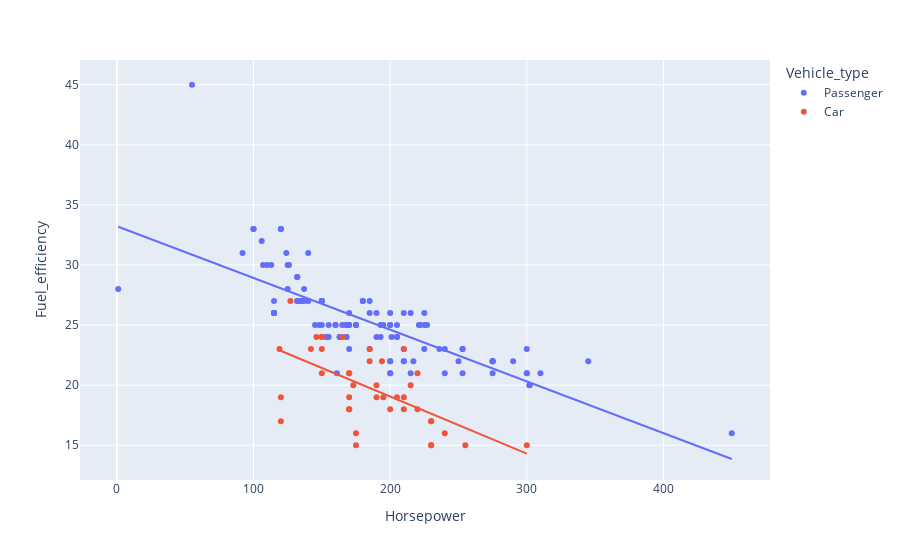

Here is the notebook cell this chart was saved with:
### Code cell
pe.scatter(x='Horsepower', y='Fuel_efficiency', color='Vehicle_type', data_frame=df, trendline='ols')

### Figure 1 — Plotly figure (JSON) as saved in the notebook; plotly's stock layout.template omitted (floating-point values rounded to 4 significant figures)
{"data": [{"hovertemplate": "Vehicle_type=Passenger<br>Horsepower=%{x}<br>Fuel_efficiency=%{y}<extra></extra>", "legendgroup": "Passenger", "marker": {"color": "#636efa", "symbol": "circle"}, "mode": "markers", "name": "Passenger", "orientation": "v", "showlegend": true, "type": "scatter", "x": [1, 225, 225, 210, 150, 200, 310, 170, 193, 193, 175, 240, 205, 205, 275, 275, 275, 200, 115, 170, 175, 180, 200, 345, 120, 55, 180, 163, 168, 200, 132, 253, 253, 132, 163, 168, 202, 450, 110, 190, 170, 155, 107, 200, 106, 135, 92, 140, 148, 227, 240, 210, 225, 300, 290, 275, 215, 113, 154, 145, 210, 161, 125, 125, 153, 200, 185, 221, 275, 302, 190, 185, 215, 302, 126, 155, 222, 150, 215, 150, 250, 132, 132, 253, 150, 175, 200, 195, 205, 217, 300, 300, 170, 185, 100, 100, 124, 137, 137, 165, 120, 133, 210, 140, 115, 115, 150, 115, 115, 115, 160, 160, 168, 168, 236, 201], "xaxis": "x", "y": [28, 25, 26, 22, 27, 22, 21, 26, 24, 25, 25, 23, 24, 25, 22, 22, 22, 22, 27, 25, 25, 27, 25, 22, 33, 45, 27, 24, 24, 26, 27, 23, 23, 29, 24, 24, null, 16, 30, 24, 25, 24, 30, 21, 32, 27, 31, 27, 25, 25, 21, 23, 23, 21, 22, 22, 21, 30, 24, 25, 22, 21, 28, 30, 24, 21, 26, 25, 21, 20, 26, 27, 26, 20, 30, 25, 25, 25, null, 27, 22, 29, 27, 21, 27, 25, 25, 25, 24, 22, 21, 23, 23, 23, 33, 33, 31, 27, 28, 25, 33, 27, 26, 31, 26, 26, 27, 26, 26, 26, 25, 25, 25, 25, 23, 24], "yaxis": "y"}, {"hovertemplate": "<b>OLS trendline</b><br>Fuel_efficiency = -0.0430485 * Horsepower + 33.2267<br>R<sup>2</sup>=0.576709<br><br>Vehicle_type=Passenger<br>Horsepower=%{x}<br>Fuel_efficiency=%{y} <b>(trend)</b><extra></extra>", "legendgroup": "Passenger", "marker": {"color": "#636efa", "symbol": "circle"}, "mode": "lines", "name": "Passenger", "showlegend": false, "type": "scatter", "x": [1, 55, 92, 100, 100, 106, 107, 110, 113, 115, 115, 115, 115, 115, 115, 120, 120, 124, 125, 125, 126, 132, 132, 132, 132, 133, 135, 137, 137, 140, 140, 145, 148, 150, 150, 150, 150, 150, 153, 154, 155, 155, 160, 160, 161, 163, 163, 165, 168, 168, 168, 168, 170, 170, 170, 170, 175, 175, 175, 180, 180, 185, 185, 185, 190, 190, 193, 193, 195, 200, 200, 200, 200, 200, 200, 200, 201, 205, 205, 205, 210, 210, 210, 210, 215, 215, 217, 221, 222, 225, 225, 225, 227, 236, 240, 240, 250, 253, 253, 253, 275, 275, 275, 275, 275, 290, 300, 300, 300, 302, 302, 310, 345, 450], "xaxis": "x", "y": [33.18, 30.86, 29.27, 28.92, 28.92, 28.66, 28.62, 28.49, 28.36, 28.28, 28.28, 28.28, 28.28, 28.28, 28.28, 28.06, 28.06, 27.89, 27.85, 27.85, 27.8, 27.54, 27.54, 27.54, 27.54, 27.5, 27.42, 27.33, 27.33, 27.2, 27.2, 26.98, 26.86, 26.77, 26.77, 26.77, 26.77, 26.77, 26.64, 26.6, 26.55, 26.55, 26.34, 26.34, 26.3, 26.21, 26.21, 26.12, 25.99, 25.99, 25.99, 25.99, 25.91, 25.91, 25.91, 25.91, 25.69, 25.69, 25.69, 25.48, 25.48, 25.26, 25.26, 25.26, 25.05, 25.05, 24.92, 24.92, 24.83, 24.62, 24.62, 24.62, 24.62, 24.62, 24.62, 24.62, 24.57, 24.4, 24.4, 24.4, 24.19, 24.19, 24.19, 24.19, 23.97, 23.97, 23.89, 23.71, 23.67, 23.54, 23.54, 23.54, 23.45, 23.07, 22.9, 22.9, 22.46, 22.34, 22.34, 22.34, 21.39, 21.39, 21.39, 21.39, 21.39, 20.74, 20.31, 20.31, 20.31, 20.23, 20.23, 19.88, 18.37, 13.85], "yaxis": "y"}, {"hovertemplate": "Vehicle_type=Car<br>Horsepower=%{x}<br>Fuel_efficiency=%{y}<extra></extra>", "legendgroup": "Car", "marker": {"color": "#EF553B", "symbol": "circle"}, "mode": "markers", "name": "Car", "orientation": "v", "showlegend": true, "type": "scatter", "x": [255, null, 230, 175, 175, 120, 230, 150, 210, 150, 240, 119, 220, 146, 205, 210, 120, 190, 195, 230, 220, 300, 200, 173, 210, 170, 215, 170, 170, 170, 170, 190, 185, 150, 185, 165, 142, 194, 127, 150, 230], "xaxis": "x", "y": [15, null, 17, 15, 16, 19, 17, 24, 19, 21, 16, 23, 18, 24, 19, 23, 17, 20, 19, 15, 21, 15, 18, 20, 18, 21, 20, 21, 19, 18, 18, 19, 22, 24, 23, 24, 23, 22, 27, 23, 15], "yaxis": "y"}, {"hovertemplate": "<b>OLS trendline</b><br>Fuel_efficiency = -0.0475004 * Horsepower + 28.5541<br>R<sup>2</sup>=0.369024<br><br>Vehicle_type=Car<br>Horsepower=%{x}<br>Fuel_efficiency=%{y} <b>(trend)</b><extra></extra>", "legendgroup": "Car", "marker": {"color": "#EF553B", "symbol": "circle"}, "mode": "lines", "name": "Car", "showlegend": false, "type": "scatter", "x": [119, 120, 120, 127, 142, 146, 150, 150, 150, 150, 165, 170, 170, 170, 170, 170, 173, 175, 175, 185, 185, 190, 190, 194, 195, 200, 205, 210, 210, 210, 215, 220, 220, 230, 230, 230, 230, 240, 255, 300], "xaxis": "x", "y": [22.9, 22.85, 22.85, 22.52, 21.81, 21.62, 21.43, 21.43, 21.43, 21.43, 20.72, 20.48, 20.48, 20.48, 20.48, 20.48, 20.34, 20.24, 20.24, 19.77, 19.77, 19.53, 19.53, 19.34, 19.29, 19.05, 18.82, 18.58, 18.58, 18.58, 18.34, 18.1, 18.1, 17.63, 17.63, 17.63, 17.63, 17.15, 16.44, 14.3], "yaxis": "y"}], "layout": {"legend": {"title": {"text": "Vehicle_type"}, "tracegroupgap": 0}, "margin": {"t": 60}, "xaxis": {"anchor": "y", "domain": [0, 1], "title": {"text": "Horsepower"}}, "yaxis": {"anchor": "x", "domain": [0, 1], "title": {"text": "Fuel_efficiency"}}}}
